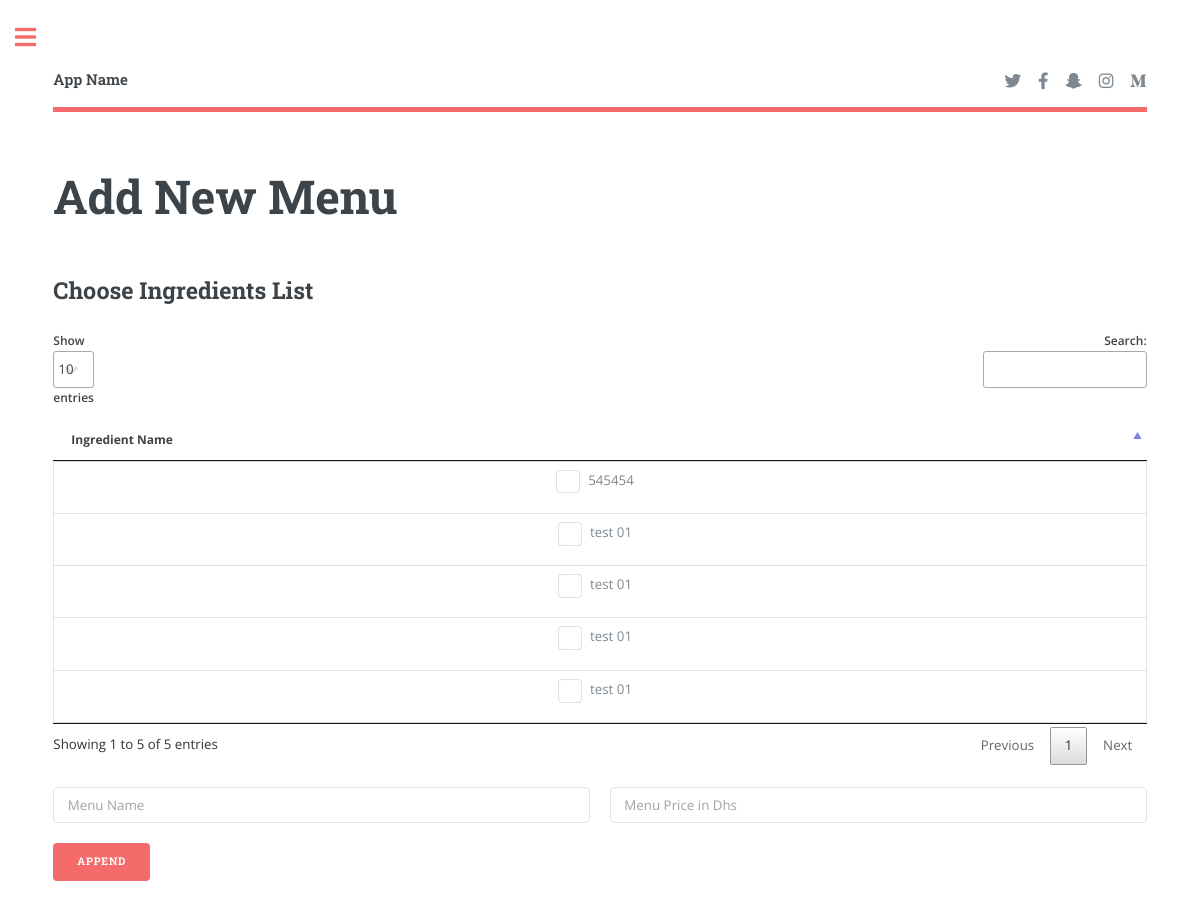
The app's page /app/menu_add.php, older data.
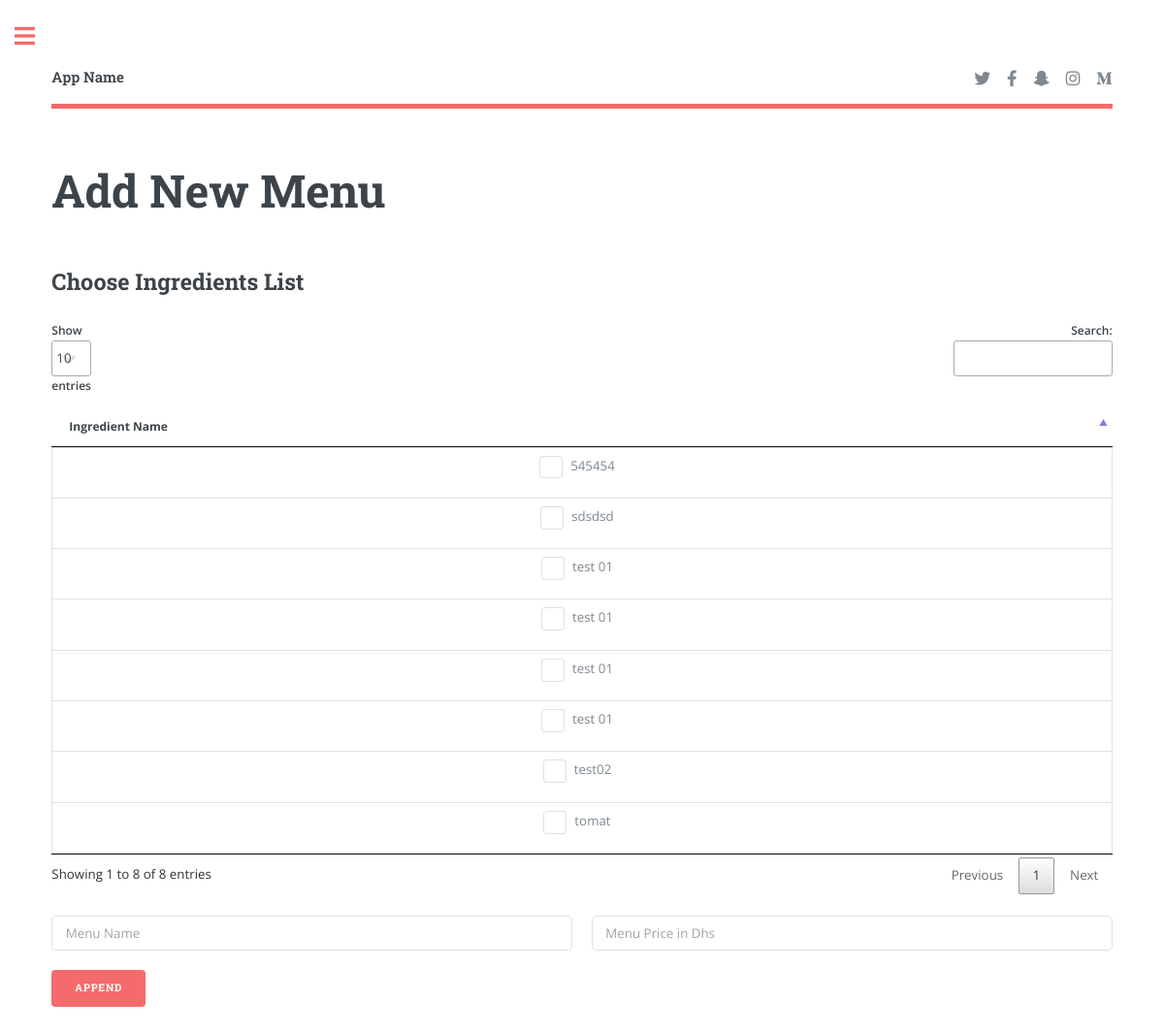
The same page, newer data.
### tables this page shows
CREATE TABLE `ingredient` (
  `id_ing` int(11) NOT NULL,
  `name_ing` varchar(255) NOT NULL,
  `create_at` timestamp NOT NULL DEFAULT current_timestamp() ON UPDATE current_timestamp()
);

### app/menu_add.php (the view, shortened to what this page needs)
<?php
include("./includes/header.php");
include("../config/connection.php");
?>
<section>
	<header class="main">
		<h1>Add New Menu</h1>
	</header>
	<div class="row gtr-200">
		<div class="col-12 col-12-medium">
			<div class="table-wrapper">
			<h2>Choose Ingredients List</h2>
				<form method="POST" action="menu_add.php">
					<table id="table_id" class="alt">
						<thead>
							<tr>
								<th>Ingredient Name</th>
							</tr>
						</thead>
						<tbody>
							<?php
								$query = "SELECT * FROM `ingredient`";
								$query = $db->query($query);
								$query->execute();
								$count = $query->rowCount();
								$row = $query->fetchAll(PDO::FETCH_ASSOC);
								$i = 0;
								while($i < $count) {
									echo "
											<tr>
												<td>
													<center>
														<input type='checkbox' id=".$row[$i]["id_ing"]." name='ingredient[]' value=".$row[$i]["name_ing"].">
														<label for=".$row[$i]["id_ing"].">".$row[$i]["name_ing"]."</label>
													</center>
												</td>
											</tr>
											";
										$i++;
								}
							?>
						</tbody>
					</table>
					<div class="row gtr-uniform">
						<div class="col-6 col-12-xsmall">
							<input type="text" name="menu_name" placeholder="Menu Name" required />
						</div>
						<div class="col-6 col-12-xsmall">
							<input type="text" name="menu_price" placeholder="Menu Price in Dhs" required />
						</div>
						<div class="col-12 col-12-xsmall">
							<input type="submit" name="append" value="append" class="button primary" />
						</div>
					</div>
				</form>
			</div>
		</div>
	</div>
</section>
<?php include("./includes/sidebar.php"); ?>

Row changes from the older to the newer data that the page shows:
added ingredient: name_ing "sdsdsd"
added ingredient: name_ing "test02"
added ingredient: name_ing "tomat"
Text that changed along with them:
text written by a page script: "Show entries Search: Showing 1 to 5 of 5 entries Previous 1 Next" → "Show entries Search: Showing 1 to 8 of 8 entries Previous 1 Next"
